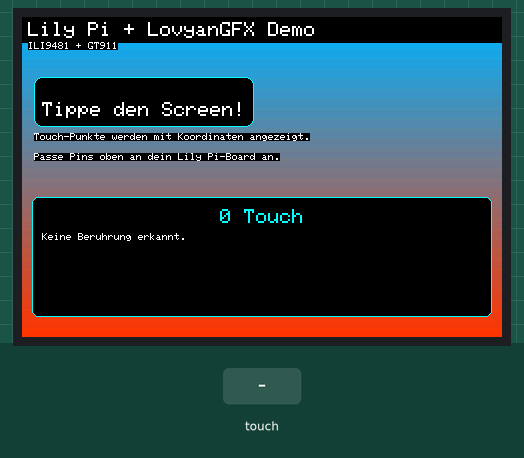
Simulated run of this sketch. Board: ESP32. Shown: 480×320 colour display. Inputs (shaded band) come from the test bench.

Above: at 1.5 s.
1.6 s: touch panel pressed at 13 % / 10 % of its raw x / y range
At 2.7 s:
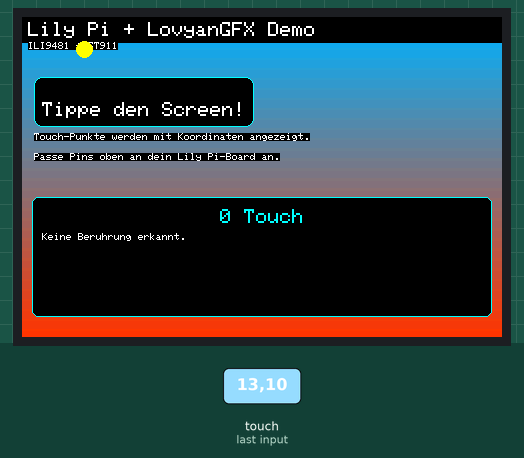
4.6 s: touch panel pressed at 38 % / 10 % of its raw x / y range
At 6.4 s:
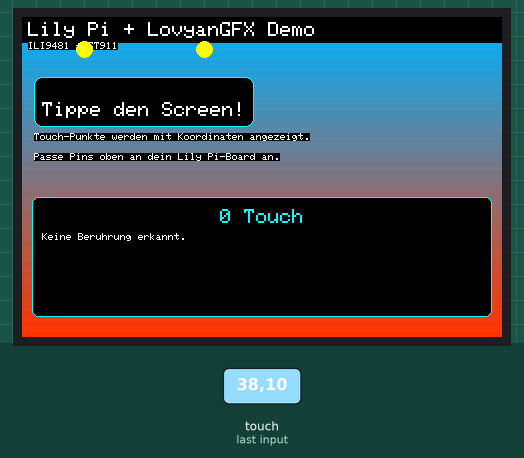
Timing chart, 0 to 7.9 s (numbered marks = the images above; inputs shaded):
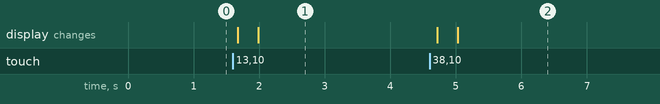

The sketch:

LilyPi_LovyanGFX_Demo.ino
```cpp
#define LGFX_USE_V1
#include <LovyanGFX.hpp>

// Einfaches LovyanGFX-Demoprogramm für den LilyGO Lily Pi
// - Display: ILI9481 (SPI)
// - Touch:   GT911 (I2C)
// Passe die Pinbelegung bei Bedarf an die eigene Verdrahtung an.
class LGFX_LilyPi : public lgfx::LGFX_Device {
  lgfx::Bus_SPI _bus_instance;
  lgfx::Panel_ILI9481 _panel_instance;
  lgfx::Light_PWM _light_instance;
  lgfx::Touch_GT911 _touch_instance;

public:
  LGFX_LilyPi() {
    { // SPI-Bus für das ILI9481 konfigurieren
      auto cfg = _bus_instance.config();
      cfg.spi_host   = VSPI_HOST;
      cfg.spi_mode   = 0;
      cfg.freq_write = 40000000;  // ggf. reduzieren, falls Bildfehler auftreten
      cfg.freq_read  = 16000000;
      //cfg.spi_3wire  = true;      // ILI9481 nutzt nur MOSI, kein MISO
      cfg.use_lock   = true;
      cfg.dma_channel = 1;

      cfg.pin_sclk = 18;
      cfg.pin_mosi = 19;
      cfg.pin_miso = 23;
      cfg.pin_dc   = 27;

      _bus_instance.config(cfg);
      _panel_instance.setBus(&_bus_instance);
    }

    { // Panel-spezifische Pins/Funktionen einstellen
      auto cfg = _panel_instance.config();
      cfg.pin_cs   = 5;
      cfg.pin_rst  = -1;
      cfg.pin_busy = -1;

      cfg.memory_width  = 320;
      cfg.memory_height = 480;
      cfg.panel_width   = 320;
      cfg.panel_height  = 480;
      cfg.offset_x = 0;
      cfg.offset_y = 0;
      cfg.offset_rotation = 0;
      cfg.rgb_order = false;
      cfg.bus_shared = true; // teilt sich den Bus mit dem Touch-Reset

      _panel_instance.config(cfg);
    }

    { // PWM-Backlight
      auto cfg = _light_instance.config();
      cfg.pin_bl = 12;
      cfg.freq = 44100;
      cfg.pwm_channel = 7;
      cfg.invert = false;

      _light_instance.config(cfg);
      _panel_instance.setLight(&_light_instance);
    }

    { // GT911 Touch-Controller per I2C einbinden
      auto cfg = _touch_instance.config();
      cfg.x_min = 0;  cfg.x_max = 319;
      cfg.y_min = 0;  cfg.y_max = 479;
      cfg.pin_int = 39;
      cfg.pin_rst = 38;
      cfg.bus_shared = true;
      cfg.offset_rotation = 1; // passend zur Displayausrichtung

      cfg.i2c_port = 0; // I2C_NUM_0 (0) wird von der Arduino-Variante genutzt
      cfg.pin_sda  = 21;
      cfg.pin_scl  = 22;
      cfg.freq = 400000;

      _touch_instance.config(cfg);
      _panel_instance.setTouch(&_touch_instance);
    }

    setPanel(&_panel_instance);
  }
};

LGFX_LilyPi gfx;

static void drawGradientBackground() {
  const int w = gfx.width();
  const int h = gfx.height();
  for (int y = 0; y < h; ++y) {
    uint8_t c = (255 * y) / h;
    gfx.drawFastHLine(0, y, w, gfx.color565(c, 180 - c / 2, 255 - c));
  }
}

static void drawHeader() {
  gfx.setTextDatum(textdatum_t::middle_left);
  gfx.setTextSize(2);
  gfx.setTextColor(TFT_WHITE, TFT_BLACK);
  gfx.fillRect(0, 0, gfx.width(), 26, TFT_BLACK);
  gfx.drawString("Lily Pi + LovyanGFX Demo", 6, 13);
  gfx.setTextSize(1);
  gfx.drawString("ILI9481 + GT911", 6, 13 + 16);
}

void setup() {
  gfx.init();
  gfx.setRotation(1);
  gfx.setBrightness(220);

  drawGradientBackground();
  drawHeader();

  gfx.setTextColor(TFT_WHITE, TFT_BLACK);
  gfx.setTextSize(2);
  gfx.fillRoundRect(12, 60, 220, 50, 8, TFT_BLACK);
  gfx.drawRoundRect(12, 60, 220, 50, 8, TFT_CYAN);
  gfx.drawCentreString("Tippe den Screen!", 12 + 110, 60 + 25);

  gfx.setTextSize(1);
  gfx.drawString("Touch-Punkte werden mit Koordinaten angezeigt.", 12, 120);
  gfx.drawString("Passe Pins oben an dein Lily Pi-Board an.", 12, 140);
}

void loop() {
  lgfx::touch_point_t points[5];
  uint8_t count = gfx.getTouch(points, 5);

  // Bereich für Touch-Anzeige
  const int infoY = 180;
  const int infoH = gfx.height() - infoY - 20;
  gfx.fillRoundRect(10, infoY, gfx.width() - 20, infoH, 6, TFT_BLACK);
  gfx.drawRoundRect(10, infoY, gfx.width() - 20, infoH, 6, TFT_CYAN);

  gfx.setTextColor(TFT_CYAN);
  gfx.setTextSize(2);
  gfx.drawCentreString(String(count) + " Touch", gfx.width() / 2, infoY + 12);

  gfx.setTextSize(1);
  gfx.setTextColor(TFT_WHITE);

  if (count == 0) {
    gfx.drawString("Keine Beruhrung erkannt.", 20, infoY + 40);
  } else {
    for (uint8_t i = 0; i < count; ++i) {
      const auto &p = points[i];
      gfx.fillCircle(p.x, p.y, 8, TFT_YELLOW);
      gfx.drawString(String(i) + ": x=" + String(p.x) + ", y=" + String(p.y), 20, infoY + 40 + i * 20);
    }
  }

  delay(16); // ~60 fps Refresh
}
```

Measured:
- after the input at 1.6 s, the display: first changes after 0.08 s (image 1 shows a later state)
- after the input at 4.6 s, the display: first changes after 0.12 s (image 2 shows a later state)
